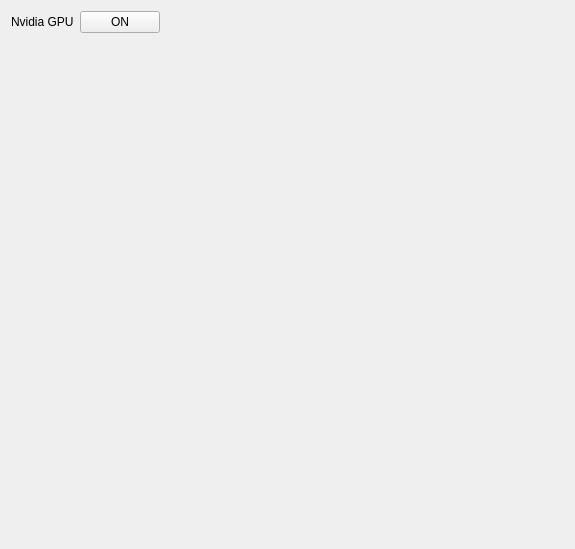
<?xml version="1.0" encoding="UTF-8"?>
<ui version="4.0">
 <class>form</class>
 <widget class="QWidget" name="form">
  <property name="geometry">
   <rect>
    <x>0</x>
    <y>0</y>
    <width>575</width>
    <height>549</height>
   </rect>
  </property>
  <property name="windowTitle">
   <string>Form</string>
  </property>
  <layout class="QFormLayout" name="formLayout">
   <property name="fieldGrowthPolicy">
    <enum>QFormLayout::ExpandingFieldsGrow</enum>
   </property>
   <item row="0" column="1">
    <widget class="QPushButton" name="on_off_button">
     <property name="text">
      <string>ON</string>
     </property>
    </widget>
   </item>
   <item row="0" column="0">
    <widget class="QLabel" name="nvidia_gpu_title_label">
     <property name="text">
      <string>Nvidia GPU</string>
     </property>
     <property name="buddy">
      <cstring>on_off_button</cstring>
     </property>
    </widget>
   </item>
  </layout>
 </widget>
 <resources/>
 <connections/>
</ui>
